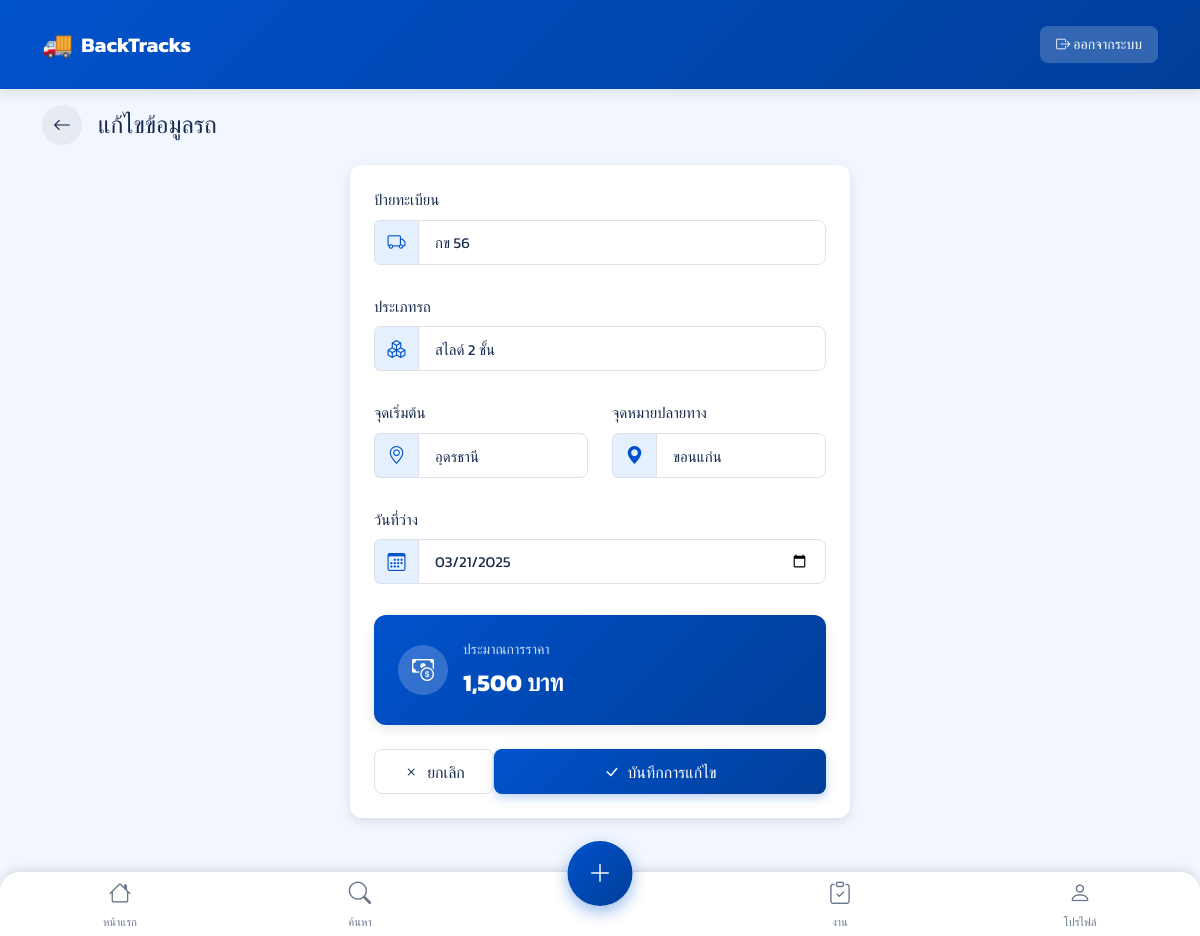
The app's page /edit_truck/25 (signed in) with its own data.
### app.py (models this page shows)
class Truck(db.Model):
    id = db.Column(db.Integer, primary_key=True)
    user_id = db.Column(db.Integer, db.ForeignKey('user.id'), nullable=False)
    plate = db.Column(db.String(10), nullable=False)
    truck_type = db.Column(db.String(20), default="สไลด์หัวลาก", nullable=False)
    start = db.Column(db.String(50), nullable=False)
    dest = db.Column(db.String(50), nullable=False)
    return_date = db.Column(db.String(20), nullable=False)
    price = db.Column(db.Integer, nullable=False)
    lat = db.Column(db.Float, nullable=False)
    lon = db.Column(db.Float, nullable=False)
    is_confirmed = db.Column(db.Boolean, default=False)
    is_expired = db.Column(db.Boolean, default=False)
    created_at = db.Column(db.DateTime, default=datetime.now)
    updated_at = db.Column(db.DateTime, default=datetime.now, onupdate=datetime.now)
    review_count = db.Column(db.Integer, default=0)
    rating = db.Column(db.Float, default=0)

### app.py (the view, shortened to what this page needs)
@app.route("/edit_truck/<int:truck_id>", methods=["GET", "POST"])
@login_required
def edit_truck(truck_id):
    truck = Truck.query.get_or_404(truck_id)
    if truck.user_id != current_user.id or truck.is_confirmed:
        flash("คุณไม่มีสิทธิ์แก้ไขข้อมูลนี้ หรือรถนี้ถูกยืนยันแล้ว", "error")
        return redirect(url_for("my_jobs"))
    form = TruckForm()
    form.plate.data = truck.plate
    form.truck_type.data = truck.truck_type
    form.start.data = truck.start
    form.dest.data = truck.dest
    if request.method == "GET":
        form.return_date.data = datetime.strptime(truck.return_date, "%Y-%m-%d")
    return render_template("edit_truck.html", form=form, truck=truck, provinces=provinces)

### app.py
class TruckForm(FlaskForm):
    plate = StringField('ป้ายทะเบียน', validators=[DataRequired(), Length(max=10)])
    truck_type = SelectField('ประเภทรถ', choices=[
        ('สไลด์หัวลาก', 'สไลด์หัวลาก'),
        ('สไลด์กระบะ', 'สไลด์กระบะ'),
        ('สไลด์ 2 ชั้น', 'สไลด์ 2 ชั้น')
    ], validators=[DataRequired()])
    start = SelectField('จุดเริ่มต้น', choices=[(p, p) for p in provinces.keys()], validators=[DataRequired()])
    dest = SelectField('จุดหมายปลายทาง', choices=[(p, p) for p in provinces.keys()], validators=[DataRequired()])
    return_date = DateField('วันที่ว่างกลับ', format='%Y-%m-%d', validators=[DataRequired()])
    submit = SubmitField('ลงทะเบียนรับงาน')

### app.py (called while the page is built)
@login_manager.user_loader
def load_user(user_id):
    return db.session.get(User, int(user_id))

@app.context_processor
def utility_processor():
    return {
        'is_bangkok_area': is_bangkok_area
    }

### templates/edit_truck.html (shortened to what this page needs)
{% extends "base.html" %}
{% block content %}
<div class="container">
    <div class="d-flex align-items-center mb-3">
        <a href="{{ url_for('my_jobs') }}" class="btn-back me-3">
            <i class="bi bi-arrow-left"></i>
        </a>
        <h1 class="h4 mb-0">แก้ไขข้อมูลรถ</h1>
    </div>
    <div class="auth-container">
        <div class="auth-body">
            <form method="POST" id="editTruckForm">
                <div class="mb-3">
                    <label for="plate" class="form-label">ป้ายทะเบียน</label>
                    <div class="input-group">
                        <span class="input-group-text icon-container"><i class="bi bi-truck"></i></span>
                        {{ form.plate(class="form-control", id="plate", placeholder="กรอกป้ายทะเบียน") }}
                    </div>
                </div>
                <div class="mb-3">
                    <label for="truck_type" class="form-label">ประเภทรถ</label>
                    <div class="input-group">
                        <span class="input-group-text icon-container"><i class="bi bi-boxes"></i></span>
                        {{ form.truck_type(class="form-control", id="truck_type") }}
                    </div>
                </div>
                <div class="row">
                    <div class="col-6">
                        <div class="mb-3">
                            <label for="start" class="form-label">จุดเริ่มต้น</label>
                            <div class="input-group">
                                <span class="input-group-text icon-container"><i class="bi bi-geo-alt"></i></span>
                                {{ form.start(class="form-control", id="start", onchange="checkBkkAndUpdateRoute()") }}
                            </div>
                        </div>
                    </div>
                    <div class="col-6">
                        <div class="mb-3">
                            <label for="dest" class="form-label">จุดหมายปลายทาง</label>
                            <div class="input-group">
                                <span class="input-group-text icon-container"><i class="bi bi-geo-alt-fill"></i></span>
                                {{ form.dest(class="form-control", id="dest", onchange="checkBkkAndUpdateRoute()") }}
                            </div>
                        </div>
                    </div>
                </div>
                <div class="mb-3">
                    <label for="return_date" class="form-label">วันที่ว่าง</label>
                    <div class="input-group">
                        <span class="input-group-text icon-container"><i class="bi bi-calendar3"></i></span>
                        {{ form.return_date(class="form-control", id="return_date") }}
                    </div>
                </div>
                <div id="price-estimate" class="price-card mb-4">
                    <div class="price-content">
                        <div class="price-icon">
                            <i class="bi bi-cash-coin"></i>
                        </div>
                        <div class="price-info">
                            <div class="price-label">ประมาณการราคา</div>
                            <div class="price-value"><span id="price-value">{{ "{:,}".format(truck.price) }}</span> บาท</div>
                        </div>
                    </div>
                </div>
                <div class="d-flex justify-content-between mt-4">
                    <a href="{{ url_for('my_jobs') }}" class="btn btn-outline">
                        <i class="bi bi-x me-2"></i>ยกเลิก
                    </a>
                    <button type="submit" class="btn btn-primary">
                        <i class="bi bi-check-lg me-2"></i>บันทึกการแก้ไข
                    </button>
                </div>
            </form>
        </div>
    </div>
</div>
{% endblock %}

### static/css/main.css (style rules this page uses)
:root { --primary: #0052CC; --secondary: #00B8D9; --success: #36B37E; --warning: #FFAB00; --danger: #FF5630; --dark: #172B4D; --gray: #6B778C; --light-gray: #DFE1E6; --white: #FFFFFF; --map-bg: #F2F7FF; }
body { margin: 0; padding: 0; background-color: #f5f5f5; color: var(--dark); min-height: 100vh; position: relative; padding-bottom: 70px; }
.auth-container { max-width: 500px; margin: 20px auto; background: var(--white); border-radius: 12px; overflow: hidden; box-shadow: 0 4px 6px rgba(0, 0, 0, 0.05); }
.auth-body { padding: 20px; }
.form-control { display: block; width: 100%; padding: 12px; font-size: 16px; line-height: 1.5; color: var(--dark); background-color: var(--white); border: 1px solid var(--light-gray); border-radius: 8px; margin-bottom: 15px; }
.form-label { display: block; margin-bottom: 8px; font-weight: 500; color: var(--dark); }
.btn-primary { display: inline-block; font-weight: 600; text-align: center; white-space: nowrap; vertical-align: middle; border: 1px solid transparent; padding: 12px 20px; font-size: 16px; line-height: 1.5; border-radius: 8px; background-color: var(--primary); color: var(--white); width: 100%; cursor: pointer; transition: all 0.15s ease-in-out; }
.btn-outline { background-color: transparent; border: 1px solid var(--primary); color: var(--primary); }
.btn-back { width: 32px; height: 32px; display: flex; align-items: center; justify-content: center; background-color: var(--light-gray); color: var(--dark); border-radius: 50%; text-decoration: none; font-size: 18px; }

### templates/base.html (style rules this page uses)
:root { --primary-color: #0052CC; --primary-light: #E5F0FF; --primary-dark: #003E99; --accent-color: #FF5630; --success-color: #36B37E; --warning-color: #FFAB00; --error-color: #FF5630; --text-dark: #172B4D; --text-light: #6B778C; --bg-light: #F2F7FF; --white: #FFFFFF; --shadow-sm: 0 2px 8px rgba(0, 0, 0, 0.05); --shadow-md: 0 4px 12px rgba(0, 0, 0, 0.1); --shadow-lg: 0 8px 24px rgba(0, 0, 0, 0.12); --rounded-sm: 8px; --rounded-md: 12px; --rounded-lg: 16px; }
body { font-family: 'Kanit', sans-serif; background-color: var(--bg-light); color: var(--text-dark); padding-bottom: 70px; overflow-x: hidden; min-height: 100vh; }
.form-control { border-radius: var(--rounded-sm); border: 1px solid #DFE1E6; padding: 0.75rem 1rem; transition: all 0.2s ease; }
.btn { border-radius: var(--rounded-sm); padding: 0.65rem 1.5rem; font-weight: 500; transition: all 0.3s ease; height: 48px; display: inline-flex; align-items: center; justify-content: center; }
.btn-primary { background: linear-gradient(135deg, var(--primary-color), var(--primary-dark)); border: none; box-shadow: 0 4px 10px rgba(0, 82, 204, 0.25); }
.btn-outline { border: 1px solid var(--primary-color); color: var(--primary-color); background-color: transparent; }
.form-label { font-weight: 500; margin-bottom: 0.5rem; }

### records on screen
Truck: plate "กข 56", truck_type "สไลด์ 2 ชั้น", start "อุดรธานี", dest "ขอนแก่น", return_date "03/21/2025", price "1,500"
